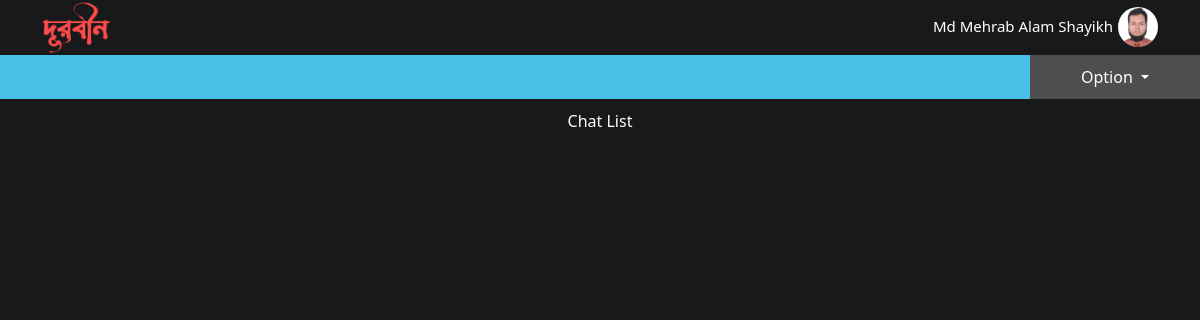
The app's page /Durbeen_2/m/msg_list.php (signed in), older data.
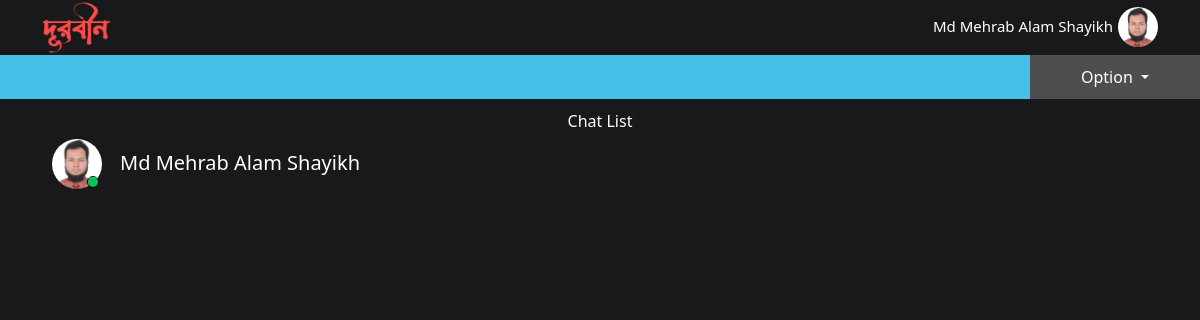
The same page, newer data.
### tables this page shows
CREATE TABLE `registration` (
  `unique_id` bigint(255) NOT NULL,
  `name` varchar(1000) NOT NULL,
  `email` varchar(1000) NOT NULL,
  `password` varchar(1000) NOT NULL,
  `pro_pic` varchar(1000) NOT NULL,
  `cov_pic` varchar(1000) NOT NULL,
  `active` tinyint(255) NOT NULL DEFAULT 0,
  `visit` bigint(255) DEFAULT 0,
  `locking` tinyint(1) NOT NULL DEFAULT 0
);

### Durbeen_2/m/msg_list.php (the view, shortened to what this page needs)
<?php
include './header.php';
    ?>
<div class="container" style="margin-top: 112px">
    <h6 class="text-center">Chat List</h6>
    <ul style="list-style-type: none">
        <?php
        $SQL11 = "SELECT * FROM `$unique_id_me chats` ORDER BY `id` DESC";
        $run11 = mysqli_query($connection_info, $SQL11);
        while ($data11 = mysqli_fetch_assoc($run11)) {
        $unique_id_fr_chats = $data11['unique_id_fr'];
        $chat_type = $data11['chat_type'];
        ?>
        <?php
        if($chat_type == 3){
        $SQL21 = "SELECT * FROM `registration` WHERE `unique_id`='$unique_id_fr_chats'";
        $run21 = mysqli_query($connection, $SQL21);
        $data21 = mysqli_fetch_assoc($run21);
        ?>
        <li style="margin-bottom: 5px">
            <a class="text-decoration-none" href="./message.php?type&unique_id_fr=<?php echo $data21['unique_id'] ?>">
                <div class="msg_list_hov">
                    <img class="float-start me-3" style="border-radius: 50%" width="50px" height="50px" src="../pro_pic/<?php echo $data21['pro_pic'] ?>">
                    <img src="../img/<?php $data21['active'] == 1 ? printf("green_dot.png") : printf("red_dot.jpg") ?>" style="border: 1px solid black;border-radius: 50%;margin-top: 37px;margin-left: -31px" width="12px">
                    <h5 style="margin-top: -38px;margin-left: 68px">
                        <?php echo $data21['name'] ?>
                    </h5>
                </div>
            </a>
        </li>
        <?php }
        elseif ($chat_type == 1){
        ?>
        <li style="margin-bottom: 5px">
            <a class="text-decoration-none" href="./my_notes.php">
                <div class="msg_list_hov">
                    <img class="float-start me-3" style="border-radius: 50%" width="50px" height="50px" src="../pro_pic/<?php echo $pro_pic_me ?>">
                    <img src="../img/green_dot.png" style="border: 1px solid black;border-radius: 50%;margin-top: 37px;margin-left: -31px" width="12px">
                    <h5 style="margin-top: -37px;margin-left: 68px">
                        <?php echo $dataMe['name'] ?>
                    </h5>
                </div>
            </a>
        </li>
        <?php
        }
        } ?>
    </ul>
</div>
<?php
include './footer.php'
?>

### Durbeen_2/m/header.php (shortened to what this page needs)
<?php
include '../connection.php';
$unique_id_me = $_SESSION['unique_id_me'];
$SQLMe = "SELECT * FROM `registration` WHERE `unique_id`='$unique_id_me'";
$runMe = mysqli_query($connection, $SQLMe);
$dataMe = mysqli_fetch_assoc($runMe);
$pro_pic_me = $dataMe['pro_pic'];
?>
<!DOCTYPE html>
<html lang="en">
<head>
    <link rel="stylesheet" href="../css/bootstrap.min.css">
    <link rel="stylesheet" href="../css/toastr.min.css">
    <link rel="stylesheet" href="../css/android.css">
</head>
<body style="background-color: #18191A;">
<div class="header-position">
    <div class="bg-durbeen">
        <ul id="menuBar" style="z-index: 50">
            <li class="nav-item dropdown">
                <a class="nav-link dropdown-toggle" href="" id="navbarDropdown" role="button" data-bs-toggle="dropdown"
                   aria-expanded="false">
                    Option
                </a>
            </li>
        </ul>
        <div class="container">
            <div class="row">
                <div class="col-lg-12">
                    <a href="./homepage.php?type">
                        <img style="margin-top: px" title="News Feed" width="70px" height="55px" src="../img/brand_logo.png" alt="Logo">
                    </a>
                    <a class="text-decoration-none float-end" style="margin-top: 7px" href="./timeline.php?type=timeline">
                        <div class="t-hover <?php $_GET['type'] == 'timeline' ? printf('t-active') : "" ?>">
                            <img class="float-end" style="border-radius: 50%" width="40px" height="40px"
                                 src="../pro_pic/<?php echo $dataMe['pro_pic'] ?>" id="timeline_pro_pic">
                            <p class="float-start" style="margin-top: 8px;margin-left: 15px;padding-right: 5px;font-size: 15px;font-weight: 500" id="timeline_name">
                                <?php echo $dataMe['name'] ?>
                            </p>
                        </div>
                    </a>
                </div>
            </div>
        </div>
    </div>
    <div style="height: 44px" class="bg-durbeen-special"></div>
</div>

Row changes from the older to the newer data that the page shows:
added 1 chats: registration.pro_pic (picture), chat_type 1 (drawn), $dataMe['name'] "Md Mehrab Alam Shayikh"
